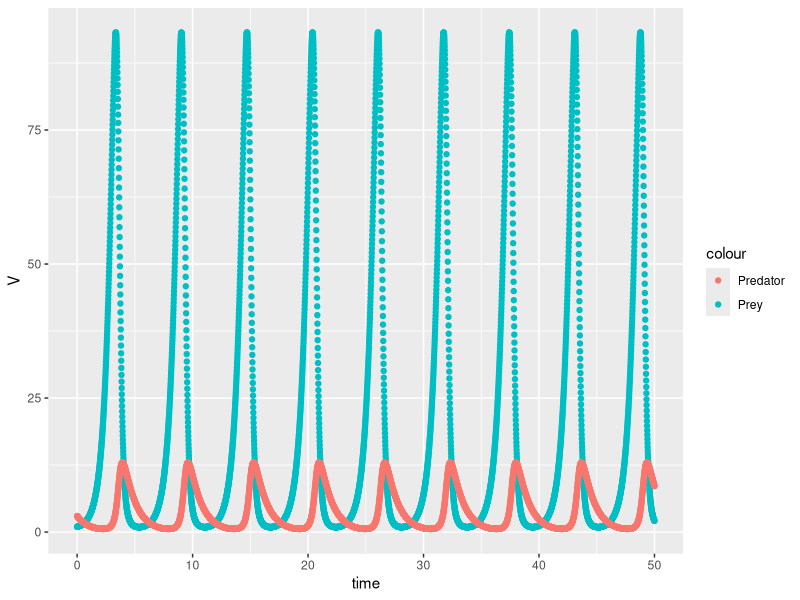
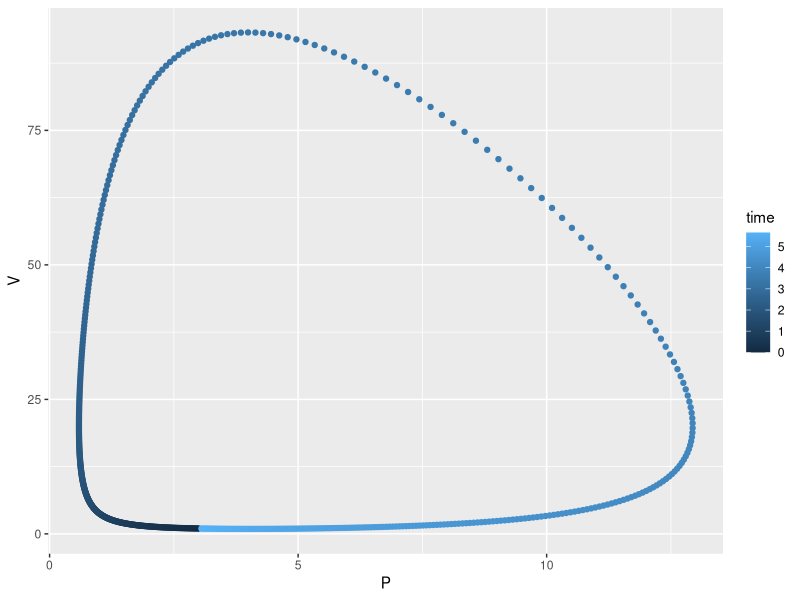

The R source for these figures, in order:
library(deSolve)
library(ggplot2)

#time
t <- seq(0, 50, by = 0.01)

# parameters
parameters <- c(r = 2, k = 0.5, e = 0.1, d = 1)

# initial condition: this is an array now!
state <- c(V = 1, P = 3)

lotkaVoltera <- function(t, state, parameters){
  with(as.list(c(state, parameters)), {
    dV = r * V - k * V * P
    dP = e * k * V * P - d * P
    list(c(dV, dP))
  })
}

out <- ode(y = state, times = t, func = lotkaVoltera, parms = parameters)
out_df = as.data.frame(out)

ggplot(data = out_df, aes(x = time, y = V, color= 'Prey')) + geom_point() + geom_point(data = out_df, aes(x = time, y = P, color = 'Predator'))
ggplot(data = out_df[1:567,], aes(x = P, V, color = time)) + geom_point()
